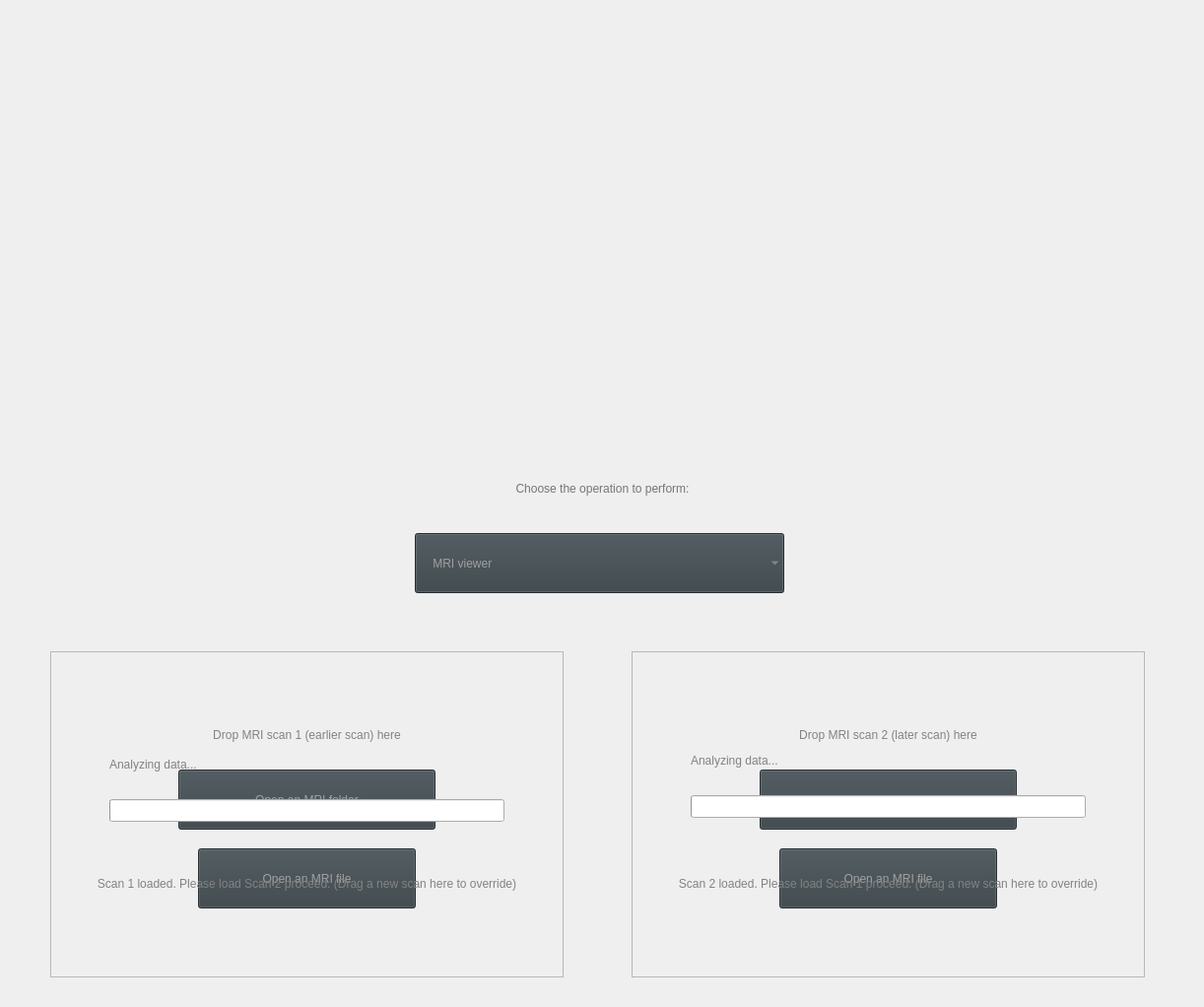
      <widget class="QWidget" name="treatmentEvaluationPage">
       <layout class="QGridLayout" name="gridLayout_6">
        <item row="0" column="0">
         <widget class="QFrame" name="frame_6">
          <property name="sizePolicy">
           <sizepolicy hsizetype="Preferred" vsizetype="Preferred">
            <horstretch>0</horstretch>
            <verstretch>0</verstretch>
           </sizepolicy>
          </property>
          <property name="minimumSize">
           <size>
            <width>1200</width>
            <height>1000</height>
           </size>
          </property>
          <property name="maximumSize">
           <size>
            <width>1200</width>
            <height>1000</height>
           </size>
          </property>
          <property name="acceptDrops">
           <bool>false</bool>
          </property>
          <property name="frameShape">
           <enum>QFrame::NoFrame</enum>
          </property>
          <property name="frameShadow">
           <enum>QFrame::Raised</enum>
          </property>
          <widget class="QLabel" name="centerImage_6">
           <property name="geometry">
            <rect>
             <x>475</x>
             <y>180</y>
             <width>251</width>
             <height>251</height>
            </rect>
           </property>
           <property name="minimumSize">
            <size>
             <width>251</width>
             <height>251</height>
            </size>
           </property>
           <property name="maximumSize">
            <size>
             <width>251</width>
             <height>251</height>
            </size>
           </property>
           <property name="frameShape">
            <enum>QFrame::NoFrame</enum>
           </property>
           <property name="text">
            <string/>
           </property>
           <property name="pixmap">
            <pixmap resource="Images.qrc">:/images/icon3000x3000.png</pixmap>
           </property>
           <property name="scaledContents">
            <bool>true</bool>
           </property>
           <property name="alignment">
            <set>Qt::AlignCenter</set>
           </property>
          </widget>
          <widget class="QFrame" name="frame_7">
           <property name="geometry">
            <rect>
             <x>40</x>
             <y>650</y>
             <width>521</width>
             <height>331</height>
            </rect>
           </property>
           <property name="mouseTracking">
            <bool>true</bool>
           </property>
           <property name="acceptDrops">
            <bool>false</bool>
           </property>
           <property name="frameShape">
            <enum>QFrame::StyledPanel</enum>
           </property>
           <property name="frameShadow">
            <enum>QFrame::Plain</enum>
           </property>
           <widget class="QPushButton" name="import_folder_2">
            <property name="geometry">
             <rect>
              <x>130</x>
              <y>120</y>
              <width>261</width>
              <height>61</height>
             </rect>
            </property>
            <property name="minimumSize">
             <size>
              <width>181</width>
              <height>23</height>
             </size>
            </property>
            <property name="font">
             <font>
              <family>Tahoma</family>
              <kerning>false</kerning>
             </font>
            </property>
            <property name="autoFillBackground">
             <bool>false</bool>
            </property>
            <property name="styleSheet">
             <string notr="true">background-color: rgb(55, 65, 70);
color: rgb(160, 160, 160);</string>
            </property>
            <property name="text">
             <string notr="true">Open an MRI folder</string>
            </property>
           </widget>
           <widget class="QPushButton" name="import_file_2">
            <property name="geometry">
             <rect>
              <x>150</x>
              <y>200</y>
              <width>221</width>
              <height>61</height>
             </rect>
            </property>
            <property name="minimumSize">
             <size>
              <width>181</width>
              <height>23</height>
             </size>
            </property>
            <property name="font">
             <font>
              <family>Tahoma</family>
              <kerning>false</kerning>
             </font>
            </property>
            <property name="autoFillBackground">
             <bool>false</bool>
            </property>
            <property name="styleSheet">
             <string notr="true">background-color: rgb(55, 65, 70);
color: rgb(160, 160, 160);</string>
            </property>
            <property name="text">
             <string notr="true">Open an MRI file</string>
            </property>
           </widget>
           <widget class="QLabel" name="label_4">
            <property name="geometry">
             <rect>
              <x>60</x>
              <y>50</y>
              <width>401</width>
              <height>71</height>
             </rect>
            </property>
            <property name="font">
             <font>
              <family>Tahoma</family>
             </font>
            </property>
            <property name="styleSheet">
             <string notr="true">background-color: rgba(255, 255, 255, 0);
color: rgb(130, 130, 130);</string>
            </property>
            <property name="text">
             <string>&lt;html&gt;&lt;head/&gt;&lt;body&gt;&lt;p&gt;Drop MRI scan 1 (earlier scan) here&lt;/p&gt;&lt;/body&gt;&lt;/html&gt;</string>
            </property>
            <property name="alignment">
             <set>Qt::AlignCenter</set>
            </property>
           </widget>
           <widget class="QLabel" name="currentProcessLabelAnalyzing_2">
            <property name="geometry">
             <rect>
              <x>60</x>
              <y>84</y>
              <width>381</width>
              <height>61</height>
             </rect>
            </property>
            <property name="styleSheet">
             <string notr="true">color: rgb(130, 130, 130);</string>
            </property>
            <property name="text">
             <string>Analyzing data...</string>
            </property>
           </widget>
           <widget class="QProgressBar" name="progressBarLoading_2">
            <property name="enabled">
             <bool>true</bool>
            </property>
            <property name="geometry">
             <rect>
              <x>60</x>
              <y>150</y>
              <width>401</width>
              <height>23</height>
             </rect>
            </property>
            <property name="value">
             <number>0</number>
            </property>
            <property name="textVisible">
             <bool>false</bool>
            </property>
           </widget>
           <widget class="QLabel" name="earlier_scan_label">
            <property name="geometry">
             <rect>
              <x>20</x>
              <y>190</y>
              <width>481</width>
              <height>91</height>
             </rect>
            </property>
            <property name="styleSheet">
             <string notr="true">color: rgb(130, 130, 130);
background-color: rgba(255, 255, 255, 0);</string>
            </property>
            <property name="text">
             <string>Scan 1 loaded. Please load Scan 2 proceed. (Drag a new scan here to override)</string>
            </property>
            <property name="alignment">
             <set>Qt::AlignCenter</set>
            </property>
            <property name="wordWrap">
             <bool>true</bool>
            </property>
           </widget>
          </widget>
          <widget class="QFrame" name="frame_8">
           <property name="geometry">
            <rect>
             <x>630</x>
             <y>650</y>
             <width>521</width>
             <height>331</height>
            </rect>
           </property>
           <property name="mouseTracking">
            <bool>true</bool>
           </property>
           <property name="acceptDrops">
            <bool>false</bool>
           </property>
           <property name="frameShape">
            <enum>QFrame::StyledPanel</enum>
           </property>
           <property name="frameShadow">
            <enum>QFrame::Plain</enum>
           </property>
           <widget class="QPushButton" name="import_folder_6">
            <property name="geometry">
             <rect>
              <x>130</x>
              <y>120</y>
              <width>261</width>
              <height>61</height>
             </rect>
            </property>
            <property name="minimumSize">
             <size>
              <width>181</width>
              <height>23</height>
             </size>
            </property>
            <property name="font">
             <font>
              <family>Tahoma</family>
              <kerning>false</kerning>
             </font>
            </property>
            <property name="autoFillBackground">
             <bool>false</bool>
            </property>
            <property name="styleSheet">
             <string notr="true">background-color: rgb(55, 65, 70);
color: rgb(160, 160, 160);</string>
            </property>
            <property name="text">
             <string notr="true">Open an MRI folder</string>
            </property>
           </widget>
           <widget class="QPushButton" name="import_file_6">
            <property name="geometry">
             <rect>
              <x>150</x>
              <y>200</y>
              <width>221</width>
              <height>61</height>
             </rect>
            </property>
            <property name="minimumSize">
             <size>
              <width>181</width>
              <height>23</height>
             </size>
            </property>
            <property name="font">
             <font>
              <family>Tahoma</family>
              <kerning>false</kerning>
             </font>
            </property>
            <property name="autoFillBackground">
             <bool>false</bool>
            </property>
            <property name="styleSheet">
             <string notr="true">background-color: rgb(55, 65, 70);
color: rgb(160, 160, 160);</string>
            </property>
            <property name="text">
             <string notr="true">Open an MRI file</string>
            </property>
           </widget>
           <widget class="QLabel" name="label_9">
            <property name="geometry">
             <rect>
              <x>60</x>
              <y>50</y>
              <width>401</width>
              <height>71</height>
             </rect>
            </property>
            <property name="font">
             <font>
              <family>Tahoma</family>
             </font>
            </property>
            <property name="styleSheet">
             <string notr="true">background-color: rgba(255, 255, 255, 0);
color: rgb(130, 130, 130);</string>
            </property>
            <property name="text">
             <string>&lt;html&gt;&lt;head/&gt;&lt;body&gt;&lt;p&gt;Drop MRI scan 2 (later scan) here&lt;/p&gt;&lt;/body&gt;&lt;/html&gt;</string>
            </property>
            <property name="alignment">
             <set>Qt::AlignCenter</set>
            </property>
           </widget>
           <widget class="QLabel" name="currentProcessLabelAnalyzing_3">
            <property name="geometry">
             <rect>
              <x>60</x>
              <y>80</y>
              <width>381</width>
              <height>61</height>
             </rect>
            </property>
            <property name="styleSheet">
             <string notr="true">color: rgb(130, 130, 130);</string>
            </property>
            <property name="text">
             <string>Analyzing data...</string>
            </property>
           </widget>
           <widget class="QProgressBar" name="progressBarLoading_3">
            <property name="enabled">
             <bool>true</bool>
            </property>
            <property name="geometry">
             <rect>
              <x>60</x>
              <y>146</y>
              <width>401</width>
              <height>23</height>
             </rect>
            </property>
            <property name="value">
             <number>0</number>
            </property>
            <property name="textVisible">
             <bool>false</bool>
            </property>
           </widget>
           <widget class="QLabel" name="later_scan_label">
            <property name="geometry">
             <rect>
              <x>20</x>
              <y>190</y>
              <width>481</width>
              <height>91</height>
             </rect>
            </property>
            <property name="styleSheet">
             <string notr="true">color: rgb(130, 130, 130);
background-color: rgba(255, 255, 255, 0);</string>
            </property>
            <property name="text">
             <string>Scan 2 loaded. Please load Scan 1 proceed. (Drag a new scan here to override)</string>
            </property>
            <property name="alignment">
             <set>Qt::AlignCenter</set>
            </property>
            <property name="wordWrap">
             <bool>true</bool>
            </property>
           </widget>
          </widget>
          <widget class="QLabel" name="label_5">
           <property name="geometry">
            <rect>
             <x>400</x>
             <y>450</y>
             <width>401</width>
             <height>71</height>
            </rect>
           </property>
           <property name="font">
            <font>
             <family>Tahoma</family>
            </font>
           </property>
           <property name="styleSheet">
            <string notr="true">background-color: rgba(255, 255, 255, 0);
color: rgb(130, 130, 130);</string>
           </property>
           <property name="text">
            <string>&lt;html&gt;&lt;head/&gt;&lt;body&gt;&lt;p&gt;&lt;span style=&quot; color:#757575;&quot;&gt;Choose the operation to perform:&lt;/span&gt;&lt;/p&gt;&lt;/body&gt;&lt;/html&gt;</string>
           </property>
           <property name="alignment">
            <set>Qt::AlignCenter</set>
           </property>
          </widget>
          <widget class="QComboBox" name="comboBox_2">
           <property name="enabled">
            <bool>true</bool>
           </property>
           <property name="geometry">
            <rect>
             <x>410</x>
             <y>530</y>
             <width>375</width>
             <height>61</height>
            </rect>
           </property>
           <property name="font">
            <font>
             <kerning>false</kerning>
            </font>
           </property>
           <property name="autoFillBackground">
            <bool>false</bool>
           </property>
           <property name="styleSheet">
            <string notr="true">background-color: rgb(55, 65, 70);
selection-background-color: rgb(55, 65, 70);
selection-color: rgb(160, 160, 160);
color: rgb(160, 160, 160);</string>
           </property>
           <property name="editable">
            <bool>false</bool>
           </property>
           <property name="currentIndex">
            <number>0</number>
           </property>
           <property name="sizeAdjustPolicy">
            <enum>QComboBox::AdjustToMinimumContentsLength</enum>
           </property>
           <property name="duplicatesEnabled">
            <bool>true</bool>
           </property>
           <property name="frame">
            <bool>false</bool>
           </property>
           <item>
            <property name="text">
             <string>    MRI viewer</string>
            </property>
           </item>
           <item>
            <property name="text">
             <string>    Overall Survival Prediction</string>
            </property>
           </item>
           <item>
            <property name="text">
             <string>    Tumor Growth (at progression) prediction</string>
            </property>
           </item>
           <item>
            <property name="text">
             <string>    Treatment Evaluation</string>
            </property>
           </item>
          </widget>
         </widget>
        </item>
       </layout>
      </widget>
